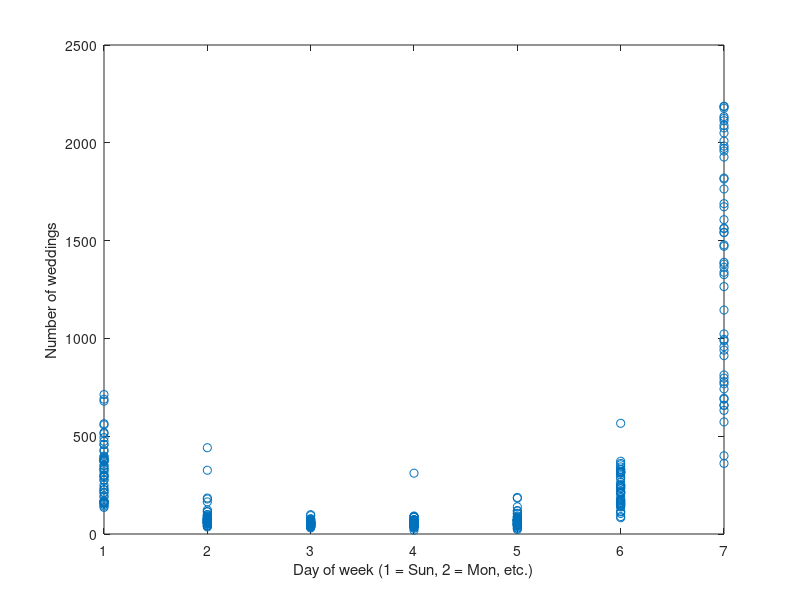
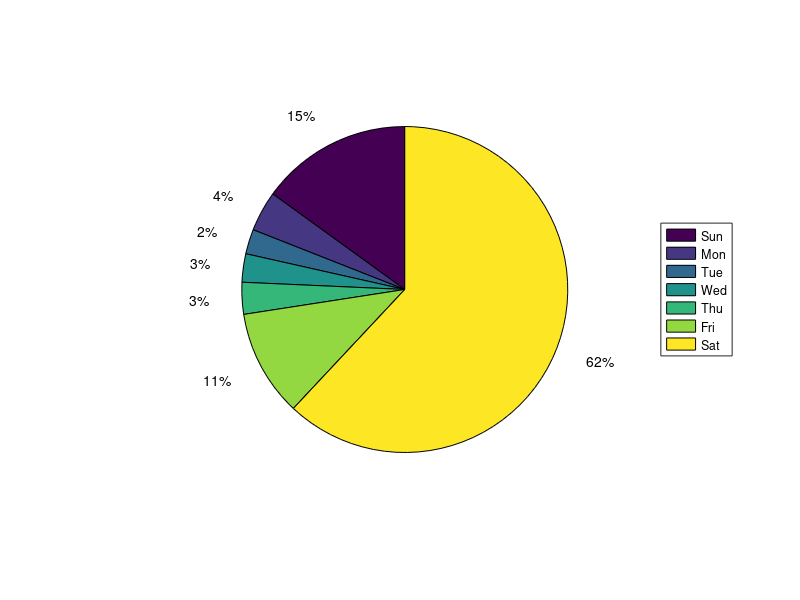

MATLAB code to generate these figures, in order:
%% WEDDINGDAY  Uses date and time functions to show marriage day trends

%% Load data
load ausmarriage

%% Convert dates
t = datenum(dates,'mm/dd/yyyy');
%  Determine day of the week
days = weekday(t);

%% Plot results
figure
plot(days,M,'o')
xlabel('Day of week (1 = Sun, 2 = Mon, etc.)')
ylabel('Number of weddings')

%% Explain an outlier
%  One obvious wedding day:
weekday('14-Feb-2007')

%% Distribution of days
%  accumarray totals M into "bins" defined by days
%  (>> doc accummarray for more details)
daytotals = accumarray(days,M);
figure
pie(daytotals)
legend({'Sun','Mon','Tue','Wed','Thu','Fri','Sat'},'Location','EastOutside')
